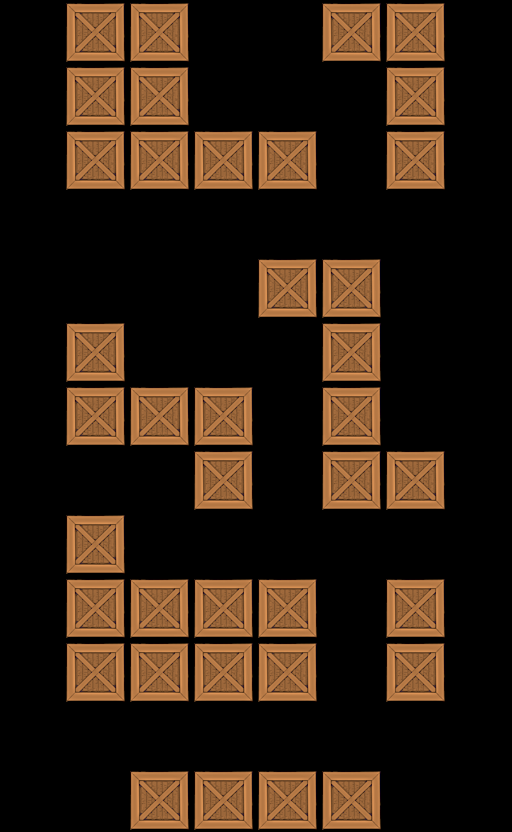

The image is a tile-based game level rendered from a .tmx file. Its description and source (layers, tilesets, objects; grid data summarised) follow:
An orthogonal 8x13 tile map with 64x64 px tiles, 1 tile layer (Tile Layer 1).

<map version="1.0" orientation="orthogonal" width="8" height="13" tilewidth="64" tileheight="64">
 <tileset firstgid="1" name="crate" tilewidth="64" tileheight="64">
  <image source="../../crate4.png" width="64" height="64" />
 </tileset>
 <layer name="Tile Layer 1" width="8" height="13">
  <data>[104 cells, 38 non-empty, 1 distinct tile ids]</data>
 </layer>
</map>
